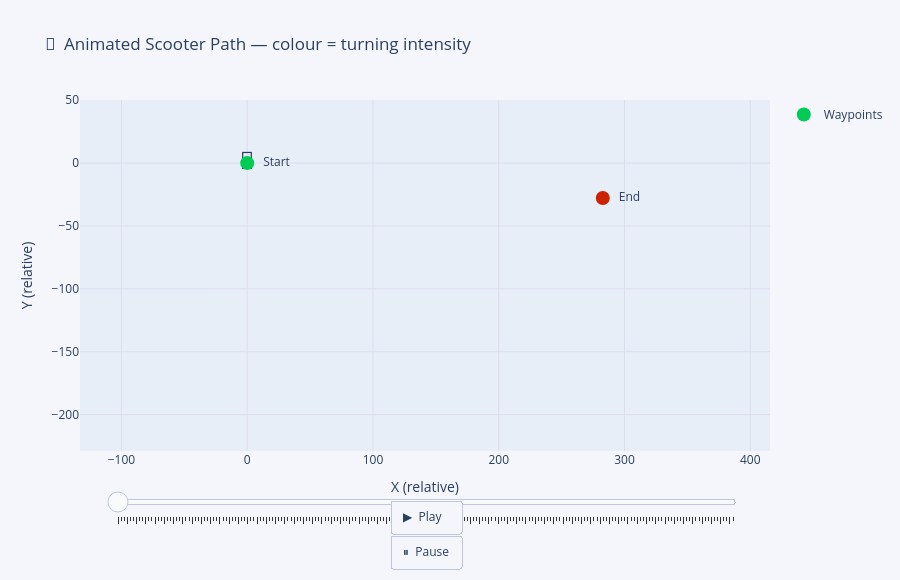

Notebook code cell kept with this figure:
### Markdown cell above
## Animated Scooter on Road

Watch the 🛵 travel its reconstructed path in real time.
Trail segments are coloured by turning intensity — blue = straight, orange/red = sharp turn.
Use the **Play** button or drag the slider to scrub through the trip.

### Code cell
import numpy as np
import plotly.graph_objects as go

angles_rad = np.deg2rad(result["heading_deg"].to_numpy())
x_path = np.cumsum(np.cos(angles_rad) * result["dt"].to_numpy())
y_path = np.cumsum(np.sin(angles_rad) * result["dt"].to_numpy())
turn_intensity = np.abs(result["gyr_y"].to_numpy())

pad = max(abs(x_path).max(), abs(y_path).max()) * 0.15
x_range = [x_path.min() - pad, x_path.max() + pad]
y_range = [y_path.min() - pad, y_path.max() + pad]

n_frames = min(200, len(x_path))
idx = np.linspace(0, len(x_path) - 1, n_frames, dtype=int)

def trail_color(intensity):
    t = min(intensity / 1.0, 1.0)
    r = int(30 + 220 * t)
    g = int(100 * (1 - t))
    b = int(200 * (1 - t))
    return f"rgb({r},{g},{b})"

frames = []
for k, i in enumerate(idx):
    seg_colours = [trail_color(turn_intensity[j]) for j in idx[: k + 1]]
    frames.append(
        go.Frame(
            data=[
                go.Scatter(
                    x=x_path[idx[: k + 1]],
                    y=y_path[idx[: k + 1]],
                    mode="lines+markers",
                    line=dict(color="royalblue", width=2),
                    marker=dict(color=seg_colours, size=4),
                    showlegend=False,
                ),
                go.Scatter(
                    x=[x_path[i]],
                    y=[y_path[i]],
                    mode="text",
                    text=["🛵"],
                    textfont=dict(size=24),
                    showlegend=False,
                ),
            ],
            name=str(k),
        )
    )

waypoints = go.Scatter(
    x=[x_path[0], x_path[-1]],
    y=[y_path[0], y_path[-1]],
    mode="markers+text",
    marker=dict(color=["#00cc55", "#cc2200"], size=14, symbol="circle"),
    text=["  Start", "  End"],
    textposition="middle right",
    name="Waypoints",
)

fig = go.Figure(
    data=[
        go.Scatter(x=[x_path[0]], y=[y_path[0]], mode="lines",
                   line=dict(color="royalblue", width=2), showlegend=False),
        go.Scatter(x=[x_path[0]], y=[y_path[0]], mode="text",
                   text=["🛵"], textfont=dict(size=24), showlegend=False),
        waypoints,
    ],
    layout=go.Layout(
        title="🛵  Animated Scooter Path — colour = turning intensity",
        xaxis=dict(title="X (relative)", range=x_range, showgrid=True,
                   gridcolor="#dde", zeroline=False),
        yaxis=dict(title="Y (relative)", range=y_range, scaleanchor="x",
                   showgrid=True, gridcolor="#dde", zeroline=False),
        paper_bgcolor="#f4f6fb",
        plot_bgcolor="#e8eef8",
        height=580,
        showlegend=True,
        updatemenus=[dict(
            type="buttons", showactive=False, y=-0.14, x=0.5, xanchor="center",
            buttons=[
                dict(label="▶  Play", method="animate",
                     args=[None, dict(frame=dict(duration=40, redraw=True), fromcurrent=True)]),
                dict(label="⏸  Pause", method="animate",
                     args=[[None], dict(frame=dict(duration=0), mode="immediate")]),
            ],
        )],
        sliders=[dict(
            steps=[dict(args=[[f.name], dict(frame=dict(duration=0), mode="immediate")],
                        method="animate", label="") for f in frames],
            active=0, y=-0.06, len=0.92, x=0.04,
            currentvalue=dict(visible=False),
        )],
    ),
    frames=frames,
)
fig.show()

### Figure 1 — Plotly figure (JSON) as saved in the notebook; plotly's stock layout.template omitted (floating-point values rounded to 4 significant figures)
{"data": [{"line": {"color": "royalblue", "width": 2}, "mode": "lines", "showlegend": false, "type": "scatter", "x": [0.02], "y": [-4.532e-07]}, {"mode": "text", "showlegend": false, "text": ["🛵"], "textfont": {"size": 24}, "type": "scatter", "x": [0.02], "y": [-4.532e-07]}, {"marker": {"color": ["#00cc55", "#cc2200"], "size": 14, "symbol": "circle"}, "mode": "markers+text", "name": "Waypoints", "text": ["  Start", "  End"], "textposition": "middle right", "type": "scatter", "x": [0.02, 282.7], "y": [-4.532e-07, -27.78]}], "layout": {"height": 580, "paper_bgcolor": "#f4f6fb", "plot_bgcolor": "#e8eef8", "showlegend": true, "sliders": [{"active": 0, "currentvalue": {"visible": false}, "len": 0.92, "steps": [{"args": [["0"], {"frame": {"duration": 0}, "mode": "immediate"}], "label": "", "method": "animate"}, {"args": [["1"], {"frame": {"duration": 0}, "mode": "immediate"}], "label": "", "method": "animate"}, {"args": [["2"], {"frame": {"duration": 0}, "mode": "immediate"}], "label": "", "method": "animate"}, {"args": [["3"], {"frame": {"duration": 0}, "mode": "immediate"}], "label": "", "method": "animate"}, {"args": [["4"], {"frame": {"duration": 0}, "mode": "immediate"}], "label": "", "method": "animate"}, {"args": [["5"], {"frame": {"duration": 0}, "mode": "immediate"}], "label": "", "method": "animate"}, {"args": [["6"], {"frame": {"duration": 0}, "mode": "immediate"}], "label": "", "method": "animate"}, {"args": [["7"], {"frame": {"duration": 0}, "mode": "immediate"}], "label": "", "method": "animate"}, {"args": [["8"], {"frame": {"duration": 0}, "mode": "immediate"}], "label": "", "method": "animate"}, {"args": [["9"], {"frame": {"duration": 0}, "mode": "immediate"}], "label": "", "method": "animate"}, {"args": [["10"], {"frame": {"duration": 0}, "mode": "immediate"}], "label": "", "method": "animate"}, {"args": [["11"], {"frame": {"duration": 0}, "mode": "immediate"}], "label": "", "method": "animate"}, {"args": [["12"], {"frame": {"duration": 0}, "mode": "immediate"}], "label": "", "method": "animate"}, {"args": [["13"], {"frame": {"duration": 0}, "mode": "immediate"}], "label": "", "method": "animate"}, {"args": [["14"], {"frame": {"duration": 0}, "mode": "immediate"}], "label": "", "method": "animate"}, {"args": [["15"], {"frame": {"duration": 0}, "mode": "immediate"}], "label": "", "method": "animate"}, {"args": [["16"], {"frame": {"duration": 0}, "mode": "immediate"}], "label": "", "method": "animate"}, {"args": [["17"], {"frame": {"duration": 0}, "mode": "immediate"}], "label": "", "method": "animate"}, {"args": [["18"], {"frame": {"duration": 0}, "mode": "immediate"}], "label": "", "method": "animate"}, {"args": [["19"], {"frame": {"duration": 0}, "mode": "immediate"}], "label": "", "method": "animate"}, {"args": [["20"], {"frame": {"duration": 0}, "mode": "immediate"}], "label": "", "method": "animate"}, {"args": [["21"], {"frame": {"duration": 0}, "mode": "immediate"}], "label": "", "method": "animate"}, {"args": [["22"], {"frame": {"duration": 0}, "mode": "immediate"}], "label": "", "method": "animate"}, {"args": [["23"], {"frame": {"duration": 0}, "mode": "immediate"}], "label": "", "method": "animate"}, {"args": [["24"], {"frame": {"duration": 0}, "mode": "immediate"}], "label": "", "method": "animate"}, {"args": [["25"], {"frame": {"duration": 0}, "mode": "immediate"}], "label": "", "method": "animate"}, {"args": [["26"], {"frame": {"duration": 0}, "mode": "immediate"}], "label": "", "method": "animate"}, {"args": [["27"], {"frame": {"duration": 0}, "mode": "immediate"}], "label": "", "method": "animate"}, {"args": [["28"], {"frame": {"duration": 0}, "mode": "immediate"}], "label": "", "method": "animate"}, {"args": [["29"], {"frame": {"duration": 0}, "mode": "immediate"}], "label": "", "method": "animate"}, {"args": [["30"], {"frame": {"duration": 0}, "mode": "immediate"}], "label": "", "method": "animate"}, {"args": [["31"], {"frame": {"duration": 0}, "mode": "immediate"}], "label": "", "method": "animate"}, {"args": [["32"], {"frame": {"duration": 0}, "mode": "immediate"}], "label": "", "method": "animate"}, {"args": [["33"], {"frame": {"duration": 0}, "mode": "immediate"}], "label": "", "method": "animate"}, {"args": [["34"], {"frame": {"duration": 0}, "mode": "immediate"}], "label": "", "method": "animate"}, {"args": [["35"], {"frame": {"duration": 0}, "mode": "immediate"}], "label": "", "method": "animate"}, {"args": [["36"], {"frame": {"duration": 0}, "mode": "immediate"}], "label": "", "method": "animate"}, {"args": [["37"], {"frame": {"duration": 0}, "mode": "immediate"}], "label": "", "method": "animate"}, {"args": [["38"], {"frame": {"duration": 0}, "mode": "immediate"}], "label": "", "method": "animate"}, {"args": [["39"], {"frame": {"duration": 0}, "mode": "immediate"}], "label": "", "method": "animate"}, {"args": [["40"], {"frame": {"duration": 0}, "mode": "immediate"}], "label": "", "method": "animate"}, {"args": [["41"], {"frame": {"duration": 0}, "mode": "immediate"}], "label": "", "method": "animate"}, {"args": [["42"], {"frame": {"duration": 0}, "mode": "immediate"}], "label": "", "method": "animate"}, {"args": [["43"], {"frame": {"duration": 0}, "mode": "immediate"}], "label": "", "method": "animate"}, {"args": [["44"], {"frame": {"duration": 0}, "mode": "immediate"}], "label": "", "method": "animate"}, {"args": [["45"], {"frame": {"duration": 0}, "mode": "immediate"}], "label": "", "method": "animate"}, {"args": [["46"], {"frame": {"duration": 0}, "mode": "immediate"}], "label": "", "method": "animate"}, {"args": [["47"], {"frame": {"duration": 0}, "mode": "immediate"}], "label": "", "method": "animate"}, {"args": [["48"], {"frame": {"duration": 0}, "mode": "immediate"}], "label": "", "method": "animate"}, {"args": [["49"], {"frame": {"duration": 0}, "mode": "immediate"}], "label": "", "method": "animate"}, {"args": [["50"], {"frame": {"duration": 0}, "mode": "immediate"}], "label": "", "method": "animate"}, {"args": [["51"], {"frame": {"duration": 0}, "mode": "immediate"}], "label": "", "method": "animate"}, {"args": [["52"], {"frame": {"duration": 0}, "mode": "immediate"}], "label": "", "method": "animate"}, {"args": [["53"], {"frame": {"duration": 0}, "mode": "immediate"}], "label": "", "method": "animate"}, {"args": [["54"], {"frame": {"duration": 0}, "mode": "immediate"}], "label": "", "method": "animate"}, {"args": [["55"], {"frame": {"duration": 0}, "mode": "immediate"}], "label": "", "method": "animate"}, {"args": [["56"], {"frame": {"duration": 0}, "mode": "immediate"}], "label": "", "method": "animate"}, {"args": [["57"], {"frame": {"duration": 0}, "mode": "immediate"}], "label": "", "method": "animate"}, {"args": [["58"], {"frame": {"duration": 0}, "mode": "immediate"}], "label": "", "method": "animate"}, {"args": [["59"], {"frame": {"duration": 0}, "mode": "immediate"}], "label": "", "method": "animate"}, {"args": [["60"], {"frame": {"duration": 0}, "mode": "immediate"}], "label": "", "method": "animate"}, {"args": [["61"], {"frame": {"duration": 0}, "mode": "immediate"}], "label": "", "method": "animate"}, {"args": [["62"], {"frame": {"duration": 0}, "mode": "immediate"}], "label": "", "method": "animate"}, {"args": [["63"], {"frame": {"duration": 0}, "mode": "immediate"}], "label": "", "method": "animate"}, {"args": [["64"], {"frame": {"duration": 0}, "mode": "immediate"}], "label": "", "method": "animate"}, {"args": [["65"], {"frame": {"duration": 0}, "mode": "immediate"}], "label": "", "method": "animate"}, {"args": [["66"], {"frame": {"duration": 0}, "mode": "immediate"}], "label": "", "method": "animate"}, {"args": [["67"], {"frame": {"duration": 0}, "mode": "immediate"}], "label": "", "method": "animate"}, {"args": [["68"], {"frame": {"duration": 0}, "mode": "immediate"}], "label": "", "method": "animate"}, {"args": [["69"], {"frame": {"duration": 0}, "mode": "immediate"}], "label": "", "method": "animate"}, {"args": [["70"], {"frame": {"duration": 0}, "mode": "immediate"}], "label": "", "method": "animate"}, {"args": [["71"], {"frame": {"duration": 0}, "mode": "immediate"}], "label": "", "method": "animate"}, {"args": [["72"], {"frame": {"duration": 0}, "mode": "immediate"}], "label": "", "method": "animate"}, {"args": [["73"], {"frame": {"duration": 0}, "mode": "immediate"}], "label": "", "method": "animate"}, {"args": [["74"], {"frame": {"duration": 0}, "mode": "immediate"}], "label": "", "method": "animate"}, {"args": [["75"], {"frame": {"duration": 0}, "mode": "immediate"}], "label": "", "method": "animate"}, {"args": [["76"], {"frame": {"duration": 0}, "mode": "immediate"}], "label": "", "method": "animate"}, {"args": [["77"], {"frame": {"duration": 0}, "mode": "immediate"}], "label": "", "method": "animate"}, {"args": [["78"], {"frame": {"duration": 0}, "mode": "immediate"}], "label": "", "method": "animate"}, {"args": [["79"], {"frame": {"duration": 0}, "mode": "immediate"}], "label": "", "method": "animate"}, {"args": [["80"], {"frame": {"duration": 0}, "mode": "immediate"}], "label": "", "method": "animate"}, {"args": [["81"], {"frame": {"duration": 0}, "mode": "immediate"}], "label": "", "method": "animate"}, {"args": [["82"], {"frame": {"duration": 0}, "mode": "immediate"}], "label": "", "method": "animate"}, {"args": [["83"], {"frame": {"duration": 0}, "mode": "immediate"}], "label": "", "method": "animate"}, {"args": [["84"], {"frame": {"duration": 0}, "mode": "immediate"}], "label": "", "method": "animate"}, {"args": [["85"], {"frame": {"duration": 0}, "mode": "immediate"}], "label": "", "method": "animate"}, {"args": [["86"], {"frame": {"duration": 0}, "mode": "immediate"}], "label": "", "method": "animate"}, {"args": [["87"], {"frame": {"duration": 0}, "mode": "immediate"}], "label": "", "method": "animate"}, {"args": [["88"], {"frame": {"duration": 0}, "mode": "immediate"}], "label": "", "method": "animate"}, {"args": [["89"], {"frame": {"duration": 0}, "mode": "immediate"}], "label": "", "method": "animate"}, {"args": [["90"], {"frame": {"duration": 0}, "mode": "immediate"}], "label": "", "method": "animate"}, {"args": [["91"], {"frame": {"duration": 0}, "mode": "immediate"}], "label": "", "method": "animate"}, {"args": [["92"], {"frame": {"duration": 0}, "mode": "immediate"}], "label": "", "method": "animate"}, {"args": [["93"], {"frame": {"duration": 0}, "mode": "immediate"}], "label": "", "method": "animate"}, {"args": [["94"], {"frame": {"duration": 0}, "mode": "immediate"}], "label": "", "method": "animate"}, {"args": [["95"], {"frame": {"duration": 0}, "mode": "immediate"}], "label": "", "method": "animate"}, {"args": [["96"], {"frame": {"duration": 0}, "mode": "immediate"}], "label": "", "method": "animate"}, {"args": [["97"], {"frame": {"duration": 0}, "mode": "immediate"}], "label": "", "method": "animate"}, {"args": [["98"], {"frame": {"duration": 0}, "mode": "immediate"}], "label": "", "method": "animate"}, {"args": [["99"], {"frame": {"duration": 0}, "mode": "immediate"}], "label": "", "method": "animate"}, {"args": [["100"], {"frame": {"duration": 0}, "mode": "immediate"}], "label": "", "method": "animate"}, {"args": [["101"], {"frame": {"duration": 0}, "mode": "immediate"}], "label": "", "method": "animate"}, {"args": [["102"], {"frame": {"duration": 0}, "mode": "immediate"}], "label": "", "method": "animate"}, {"args": [["103"], {"frame": {"duration": 0}, "mode": "immediate"}], "label": "", "method": "animate"}, {"args": [["104"], {"frame": {"duration": 0}, "mode": "immediate"}], "label": "", "method": "animate"}, {"args": [["105"], {"frame": {"duration": 0}, "mode": "immediate"}], "label": "", "method": "animate"}, {"args": [["106"], {"frame": {"duration": 0}, "mode": "immediate"}], "label": "", "method": "animate"}, {"args": [["107"], {"frame": {"duration": 0}, "mode": "immediate"}], "label": "", "method": "animate"}, {"args": [["108"], {"frame": {"duration": 0}, "mode": "immediate"}], "label": "", "method": "animate"}, {"args": [["109"], {"frame": {"duration": 0}, "mode": "immediate"}], "label": "", "method": "animate"}, {"args": [["110"], {"frame": {"duration": 0}, "mode": "immediate"}], "label": "", "method": "animate"}, {"args": [["111"], {"frame": {"duration": 0}, "mode": "immediate"}], "label": "", "method": "animate"}, {"args": [["112"], {"frame": {"duration": 0}, "mode": "immediate"}], "label": "", "method": "animate"}, {"args": [["113"], {"frame": {"duration": 0}, "mode": "immediate"}], "label": "", "method": "animate"}, {"args": [["114"], {"frame": {"duration": 0}, "mode": "immediate"}], "label": "", "method": "animate"}, {"args": [["115"], {"frame": {"duration": 0}, "mode": "immediate"}], "label": "", "method": "animate"}, {"args": [["116"], {"frame": {"duration": 0}, "mode": "immediate"}], "label": "", "method": "animate"}, {"args": [["117"], {"frame": {"duration": 0}, "mode": "immediate"}], "label": "", "method": "animate"}, {"args": [["118"], {"frame": {"duration": 0}, "mode": "immediate"}], "label": "", "method": "animate"}, {"args": [["119"], {"frame": {"duration": 0}, "mode": "immediate"}], "label": "", "method": "animate"}, {"args": [["120"], {"frame": {"duration": 0}, "mode": "immediate"}], "label": "", "method": "animate"}, {"args": [["121"], {"frame": {"duration": 0}, "mode": "immediate"}], "label": "", "method": "animate"}, {"args": [["122"], {"frame": {"duration": 0}, "mode": "immediate"}], "label": "", "method": "animate"}, {"args": [["123"], {"frame": {"duration": 0}, "mode": "immediate"}], "label": "", "method": "animate"}, {"args": [["124"], {"frame": {"duration": 0}, "mode": "immediate"}], "label": "", "method": "animate"}, {"args": [["125"], {"frame": {"duration": 0}, "mode": "immediate"}], "label": "", "method": "animate"}, {"args": [["126"], {"frame": {"duration": 0}, "mode": "immediate"}], "label": "", "method": "animate"}, {"args": [["127"], {"frame": {"duration": 0}, "mode": "immediate"}], "label": "", "method": "animate"}, {"args": [["128"], {"frame": {"duration": 0}, "mode": "immediate"}], "label": "", "method": "animate"}, {"args": [["129"], {"frame": {"duration": 0}, "mode": "immediate"}], "label": "", "method": "animate"}, {"args": [["130"], {"frame": {"duration": 0}, "mode": "immediate"}], "label": "", "method": "animate"}, {"args": [["131"], {"frame": {"duration": 0}, "mode": "immediate"}], "label": "", "method": "animate"}, {"args": [["132"], {"frame": {"duration": 0}, "mode": "immediate"}], "label": "", "method": "animate"}, {"args": [["133"], {"frame": {"duration": 0}, "mode": "immediate"}], "label": "", "method": "animate"}, {"args": [["134"], {"frame": {"duration": 0}, "mode": "immediate"}], "label": "", "method": "animate"}, {"args": [["135"], {"frame": {"duration": 0}, "mode": "immediate"}], "label": "", "method": "animate"}, {"args": [["136"], {"frame": {"duration": 0}, "mode": "immediate"}], "label": "", "method": "animate"}, {"args": [["137"], {"frame": {"duration": 0}, "mode": "immediate"}], "label": "", "method": "animate"}, {"args": [["138"], {"frame": {"duration": 0}, "mode": "immediate"}], "label": "", "method": "animate"}, {"args": [["139"], {"frame": {"duration": 0}, "mode": "immediate"}], "label": "", "method": "animate"}, {"args": [["140"], {"frame": {"duration": 0}, "mode": "immediate"}], "label": "", "method": "animate"}, {"args": [["141"], {"frame": {"duration": 0}, "mode": "immediate"}], "label": "", "method": "animate"}, {"args": [["142"], {"frame": {"duration": 0}, "mode": "immediate"}], "label": "", "method": "animate"}, {"args": [["143"], {"frame": {"duration": 0}, "mode": "immediate"}], "label": "", "method": "animate"}, {"args": [["144"], {"frame": {"duration": 0}, "mode": "immediate"}], "label": "", "method": "animate"}, {"args": [["145"], {"frame": {"duration": 0}, "mode": "immediate"}], "label": "", "method": "animate"}, {"args": [["146"], {"frame": {"duration": 0}, "mode": "immediate"}], "label": "", "method": "animate"}, {"args": [["147"], {"frame": {"duration": 0}, "mode": "immediate"}], "label": "", "method": "animate"}, {"args": [["148"], {"frame": {"duration": 0}, "mode": "immediate"}], "label": "", "method": "animate"}, {"args": [["149"], {"frame": {"duration": 0}, "mode": "immediate"}], "label": "", "method": "animate"}, {"args": [["150"], {"frame": {"duration": 0}, "mode": "immediate"}], "label": "", "method": "animate"}, {"args": [["151"], {"frame": {"duration": 0}, "mode": "immediate"}], "label": "", "method": "animate"}, {"args": [["152"], {"frame": {"duration": 0}, "mode": "immediate"}], "label": "", "method": "animate"}, {"args": [["153"], {"frame": {"duration": 0}, "mode": "immediate"}], "label": "", "method": "animate"}, {"args": [["154"], {"frame": {"duration": 0}, "mode": "immediate"}], "label": "", "method": "animate"}, {"args": [["155"], {"frame": {"duration": 0}, "mode": "immediate"}], "label": "", "method": "animate"}, {"args": [["156"], {"frame": {"duration": 0}, "mode": "immediate"}], "label": "", "method": "animate"}, {"args": [["157"], {"frame": {"duration": 0}, "mode": "immediate"}], "label": "", "method": "animate"}, {"args": [["158"], {"frame": {"duration": 0}, "mode": "immediate"}], "label": "", "method": "animate"}, {"args": [["159"], {"frame": {"duration": 0}, "mode": "immediate"}], "label": "", "method": "animate"}, {"args": [["160"], {"frame": {"duration": 0}, "mode": "immediate"}], "label": "", "method": "animate"}, {"args": [["161"], {"frame": {"duration": 0}, "mode": "immediate"}], "label": "", "method": "animate"}, {"args": [["162"], {"frame": {"duration": 0}, "mode": "immediate"}], "label": "", "method": "animate"}, {"args": [["163"], {"frame": {"duration": 0}, "mode": "immediate"}], "label": "", "method": "animate"}, {"args": [["164"], {"frame": {"duration": 0}, "mode": "immediate"}], "label": "", "method": "animate"}, {"args": [["165"], {"frame": {"duration": 0}, "mode": "immediate"}], "label": "", "method": "animate"}, {"args": [["166"], {"frame": {"duration": 0}, "mode": "immediate"}], "label": "", "method": "animate"}, {"args": [["167"], {"frame": {"duration": 0}, "mode": "immediate"}], "label": "", "method": "animate"}, {"args": [["168"], {"frame": {"duration": 0}, "mode": "immediate"}], "label": "", "method": "animate"}, {"args": [["169"], {"frame": {"duration": 0}, "mode": "immediate"}], "label": "", "method": "animate"}, {"args": [["170"], {"frame": {"duration": 0}, "mode": "immediate"}], "label": "", "method": "animate"}, {"args": [["171"], {"frame": {"duration": 0}, "mode": "immediate"}], "label": "", "method": "animate"}, {"args": [["172"], {"frame": {"duration": 0}, "mode": "immediate"}], "label": "", "method": "animate"}, {"args": [["173"], {"frame": {"duration": 0}, "mode": "immediate"}], "label": "", "method": "animate"}, {"args": [["174"], {"frame": {"duration": 0}, "mode": "immediate"}], "label": "", "method": "animate"}, {"args": [["175"], {"frame": {"duration": 0}, "mode": "immediate"}], "label": "", "method": "animate"}, {"args": [["176"], {"frame": {"duration": 0}, "mode": "immediate"}], "label": "", "method": "animate"}, {"args": [["177"], {"frame": {"duration": 0}, "mode": "immediate"}], "label": "", "method": "animate"}, {"args": [["178"], {"frame": {"duration": 0}, "mode": "immediate"}], "label": "", "method": "animate"}, {"args": [["179"], {"frame": {"duration": 0}, "mode": "immediate"}], "label": "", "method": "animate"}, {"args": [["180"], {"frame": {"duration": 0}, "mode": "immediate"}], "label": "", "method": "animate"}, {"args": [["181"], {"frame": {"duration": 0}, "mode": "immediate"}], "label": "", "method": "animate"}, {"args": [["182"], {"frame": {"duration": 0}, "mode": "immediate"}], "label": "", "method": "animate"}, {"args": [["183"], {"frame": {"duration": 0}, "mode": "immediate"}], "label": "", "method": "animate"}, {"args": [["184"], {"frame": {"duration": 0}, "mode": "immediate"}], "label": "", "method": "animate"}, {"args": [["185"], {"frame": {"duration": 0}, "mode": "immediate"}], "label": "", "method": "animate"}, {"args": [["186"], {"frame": {"duration": 0}, "mode": "immediate"}], "label": "", "method": "animate"}, {"args": [["187"], {"frame": {"duration": 0}, "mode": "immediate"}], "label": "", "method": "animate"}, {"args": [["188"], {"frame": {"duration": 0}, "mode": "immediate"}], "label": "", "method": "animate"}, {"args": [["189"], {"frame": {"duration": 0}, "mode": "immediate"}], "label": "", "method": "animate"}, {"args": [["190"], {"frame": {"duration": 0}, "mode": "immediate"}], "label": "", "method": "animate"}, {"args": [["191"], {"frame": {"duration": 0}, "mode": "immediate"}], "label": "", "method": "animate"}, {"args": [["192"], {"frame": {"duration": 0}, "mode": "immediate"}], "label": "", "method": "animate"}, {"args": [["193"], {"frame": {"duration": 0}, "mode": "immediate"}], "label": "", "method": "animate"}, {"args": [["194"], {"frame": {"duration": 0}, "mode": "immediate"}], "label": "", "method": "animate"}, {"args": [["195"], {"frame": {"duration": 0}, "mode": "immediate"}], "label": "", "method": "animate"}, {"args": [["196"], {"frame": {"duration": 0}, "mode": "immediate"}], "label": "", "method": "animate"}, {"args": [["197"], {"frame": {"duration": 0}, "mode": "immediate"}], "label": "", "method": "animate"}, {"args": [["198"], {"frame": {"duration": 0}, "mode": "immediate"}], "label": "", "method": "animate"}, {"args": [["199"], {"frame": {"duration": 0}, "mode": "immediate"}], "label": "", "method": "animate"}], "x": 0.04, "y": -0.06}], "title": {"text": "🛵  Animated Scooter Path — colour = turning intensity"}, "updatemenus": [{"buttons": [{"args": [null, {"frame": {"duration": 40, "redraw": true}, "fromcurrent": true}], "label": "▶  Play", "method": "animate"}, {"args": [[null], {"frame": {"duration": 0}, "mode": "immediate"}], "label": "⏸  Pause", "method": "animate"}], "showactive": false, "type": "buttons", "x": 0.5, "xanchor": "center", "y": -0.14}], "xaxis": {"gridcolor": "#dde", "range": [-42.39, 325.1], "showgrid": true, "title": {"text": "X (relative)"}, "zeroline": false}, "yaxis": {"gridcolor": "#dde", "range": [-228.9, 50.16], "scaleanchor": "x", "showgrid": true, "title": {"text": "Y (relative)"}, "zeroline": false}}}
